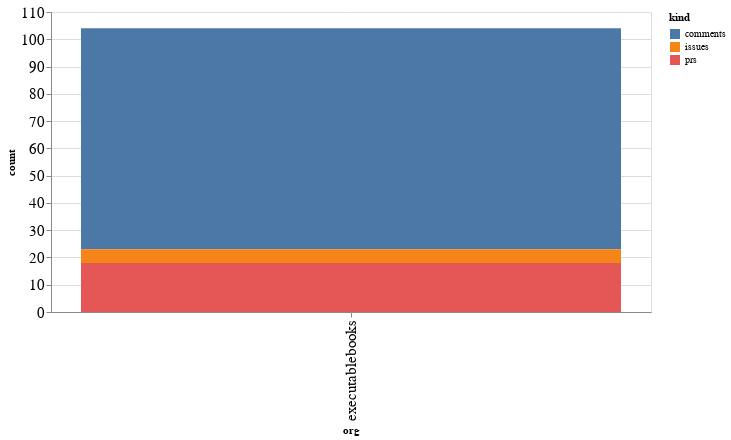

Notebook source saved alongside this figure:
### Code cell
alt.Chart(org_summaries, width=600).mark_bar().encode(
    x='org',
    y='count',
    color='kind',
    tooltip="org"
)

### Figure 1 — Vega-Lite specification as saved in the notebook (floating-point values rounded to 4 significant figures)
{"config": {"axisLeft": {"labelFontSize": 15}, "axisBottom": {"labelFontSize": 15}}, "data": {"name": "data-46d25a1e77f4040a94a5a1f2c17820ca"}, "mark": "bar", "encoding": {"color": {"type": "nominal", "field": "kind"}, "tooltip": {"type": "nominal", "field": "org"}, "x": {"type": "nominal", "field": "org"}, "y": {"type": "quantitative", "field": "count"}}, "width": 600, "$schema": "https://vega.github.io/schema/vega-lite/v4.8.1.json", "datasets": {"data-46d25a1e77f4040a94a5a1f2c17820ca": [{"org": "executablebooks", "kind": "comments", "count": 81}, {"org": "executablebooks", "kind": "issues", "count": 5}, {"org": "executablebooks", "kind": "prs", "count": 18}]}}
